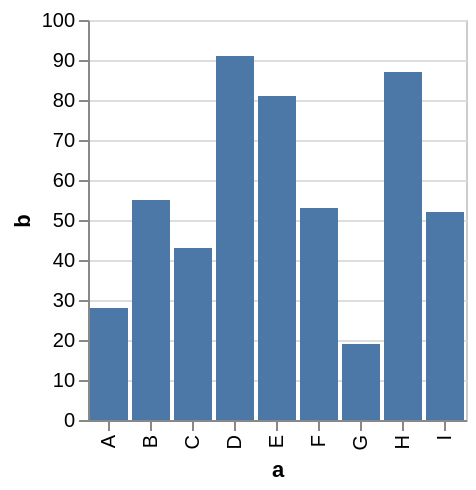

This figure's Vega-Lite source:
### Vega specification from a JSON file in a GitHub repository (floating-point values rounded to 4 significant figures)
{"$schema": "https://vega.github.io/schema/vega/v3.0.json", "description": "A simple bar chart with embedded data.", "autosize": "pad", "padding": 5, "encode": {"update": {"stroke": {"value": "#ccc"}, "fill": {"value": "transparent"}}}, "data": [{"name": "source_0", "values": [{"a": "A", "b": 28}, {"a": "B", "b": 55}, {"a": "C", "b": 43}, {"a": "D", "b": 91}, {"a": "E", "b": 81}, {"a": "F", "b": 53}, {"a": "G", "b": 19}, {"a": "H", "b": 87}, {"a": "I", "b": 52}]}, {"name": "data_0", "source": "source_0", "transform": [{"type": "formula", "expr": "toNumber(datum[\"b\"])", "as": "b"}, {"type": "filter", "expr": "datum[\"b\"] !== null && !isNaN(datum[\"b\"])"}]}], "signals": [{"name": "x_step", "value": 21}, {"name": "width", "update": "bandspace(domain('x').length, 0.1, 0.05) * x_step"}, {"name": "height", "update": "200"}], "marks": [{"name": "marks", "type": "rect", "role": "bar", "from": {"data": "data_0"}, "encode": {"update": {"x": {"scale": "x", "field": "a"}, "width": {"scale": "x", "band": true}, "y": {"scale": "y", "field": "b"}, "y2": {"scale": "y", "value": 0}, "fill": {"value": "#4c78a8"}, "tooltip": {"signal": "format(datum[\"b\"], '')"}}}}], "scales": [{"name": "x", "type": "band", "domain": {"data": "data_0", "field": "a", "sort": true}, "range": {"step": {"signal": "x_step"}}, "round": true, "paddingInner": 0.1, "paddingOuter": 0.05}, {"name": "y", "type": "linear", "domain": {"data": "data_0", "field": "b"}, "range": [{"signal": "height"}, 0], "round": true, "nice": true, "zero": true}], "axes": [{"scale": "x", "orient": "bottom", "tickCount": 5, "title": "a", "zindex": 1, "encode": {"labels": {"update": {"angle": {"value": 270}, "align": {"value": "right"}, "baseline": {"value": "middle"}}}}}, {"scale": "y", "orient": "left", "title": "b", "zindex": 1}, {"scale": "y", "domain": false, "grid": true, "labels": false, "orient": "left", "ticks": false, "zindex": 0, "gridScale": "x"}]}
